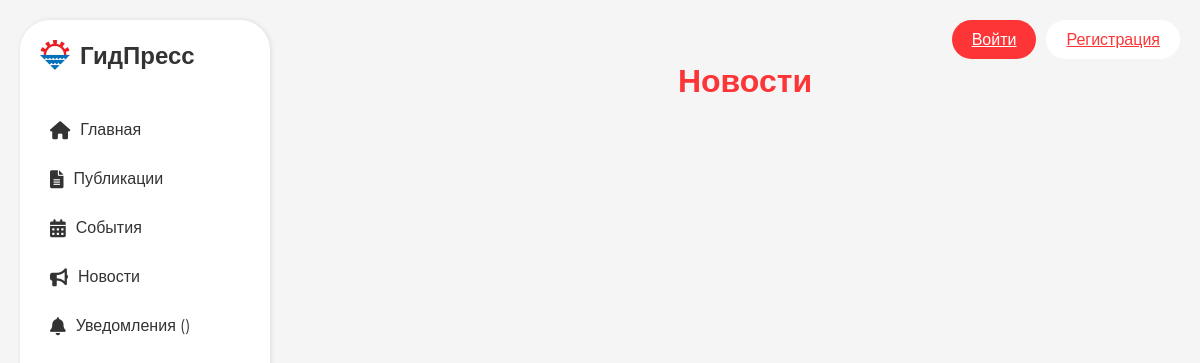
The app's page /news, older data.
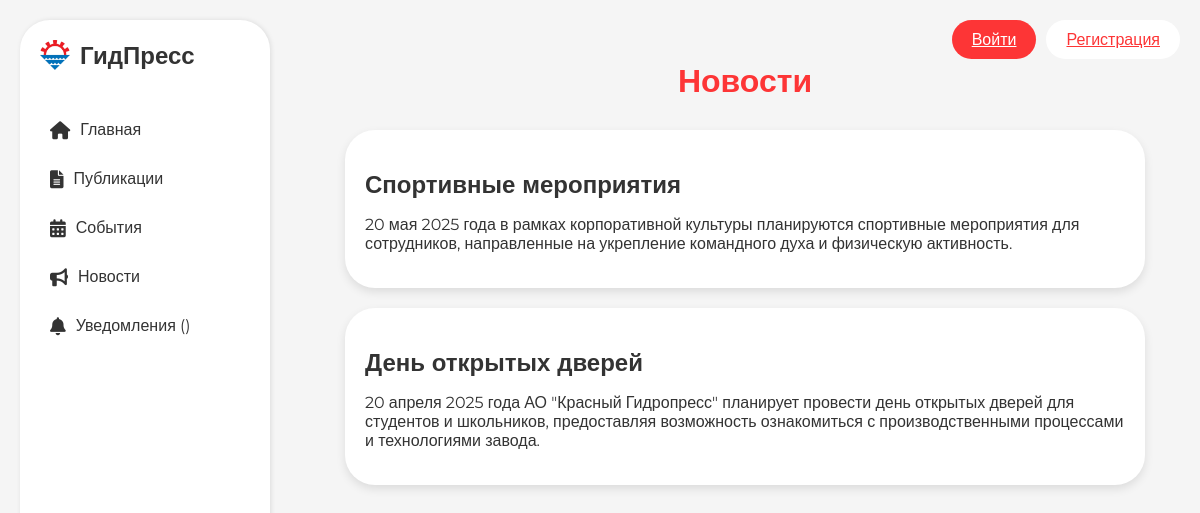
The same page, newer data.
### application/models.py (models this page shows, shortened)
class News(db.Model):
    id = db.Column(db.Integer, primary_key=True)
    title = db.Column(db.String(150), nullable=False)
    content = db.Column(db.Text, nullable=False)
    created_at = db.Column(db.DateTime, default=datetime.now)

### application/views/news.py (the view)
@news_bp.route('/news')
def list_news():
    news_items = News.query.order_by(News.created_at.desc()).all()
    return render_template('news/news.html', news_items=news_items)

### application/templates/news/news.html (shortened to what this page needs)
{% extends 'base.html' %}
{% block content %}
<div class="home-container" style="
    max-width: 1200px;
    margin: 0 auto;
    padding: 20px;
    display: flex;
    flex-direction: column;
    align-items: center;
    min-height: calc(100vh - 40px); /* Учитываем отступы */
">
    <h1 style="font-size: 2rem; color: #FD3536; margin-bottom: 30px; text-align: center; font-weight: 600;">Новости</h1>
    <div class="news-list" style="
        width: 100%;
        max-width: 800px;
        display: flex;
        flex-direction: column;
        gap: 20px;
    ">
        {% for news_item in news_items %}
        <div class="news-card" style="
            background-color: #fff;
            border-radius: 30px;
            box-shadow: 0 4px 10px rgba(0, 0, 0, 0.1);
            padding: 20px;
        ">
            <h2 style="color: #333; margin-bottom: 15px;">{{ news_item.title }}</h2>
            <p style="color: #333; margin-bottom: 15px;">{{ news_item.content }}</p>
        </div>
        {% endfor %}
    </div>
</div>
{% endblock %}

Row changes from the older to the newer data that the page shows:
added News: title "Спортивные мероприятия", content "20 мая 2025 года в рамках корпоративной культуры планируются спортивные мероприятия для сотрудников, направленные на укрепление командного духа и физическую активность."
added News: title "День открытых дверей", content "20 апреля 2025 года АО \"Красный Гидропресс\" планирует провести день открытых дверей для студентов и школьников, предоставляя возможность ознакомиться с производственными процессами и технологиями завода."
